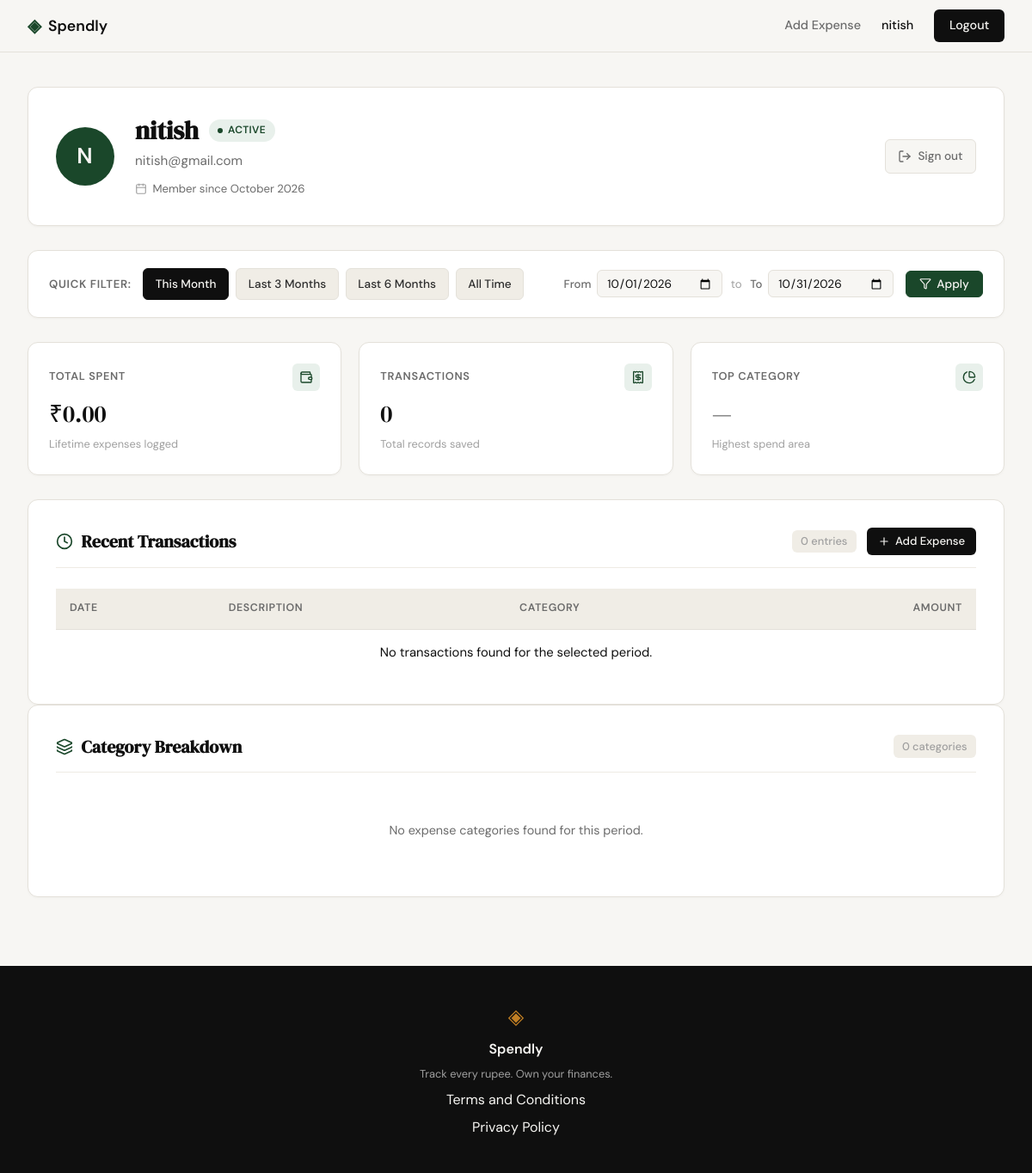
The app's page /profile?date_from=2026-10-01&date_to=2026-10-31 (signed in), older data.
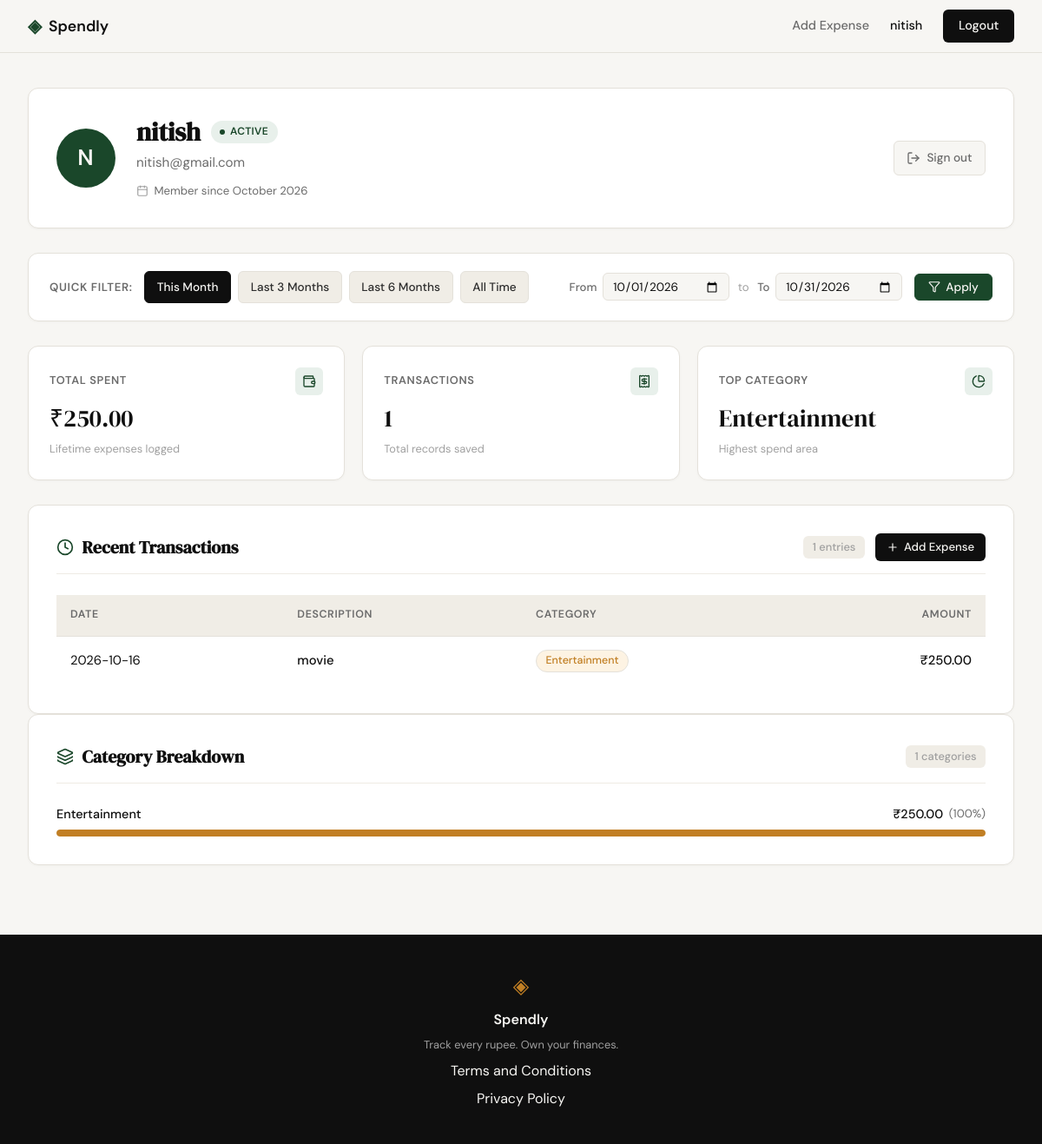
The same page, newer data.
### tables this page shows
CREATE TABLE users (
            id            INTEGER PRIMARY KEY AUTOINCREMENT,
            name          TEXT    NOT NULL,
            email         TEXT    UNIQUE NOT NULL,
            password_hash TEXT    NOT NULL,
            created_at    TEXT    DEFAULT (datetime('now'))
        );

CREATE TABLE expenses (
            id          INTEGER PRIMARY KEY AUTOINCREMENT,
            user_id     INTEGER NOT NULL REFERENCES users(id),
            amount      REAL    NOT NULL,
            category    TEXT    NOT NULL,
            date        TEXT    NOT NULL,
            description TEXT,
            created_at  TEXT    DEFAULT (datetime('now'))
        );

### app.py (the view)
@app.route("/profile")
def profile():
    user_id = session.get("user_id")
    if not user_id:
        return redirect(url_for("login"))
    user = get_user_by_id(user_id)
    if user is None:
        session.clear()
        return redirect(url_for("login"))
    raw_from = request.args.get("date_from", "").strip()
    raw_to = request.args.get("date_to", "").strip()
    date_from = None
    date_to = None
    if raw_from and raw_to:
        try:
            d_from = datetime.strptime(raw_from, "%Y-%m-%d").date()
            d_to = datetime.strptime(raw_to, "%Y-%m-%d").date()
            if d_from > d_to:
                flash("Start date must be before end date.", "error")
            else:
                date_from = raw_from
                date_to = raw_to
        except ValueError:
            pass
    today = datetime.now().date()
    last_day_of_month = calendar.monthrange(today.year, today.month)[1]
    this_month_from = today.replace(day=1).strftime("%Y-%m-%d")
    this_month_to = today.replace(day=last_day_of_month).strftime("%Y-%m-%d")
    last_3m_from = (today - timedelta(days=90)).strftime("%Y-%m-%d")
    last_3m_to = today.strftime("%Y-%m-%d")
    last_6m_from = (today - timedelta(days=180)).strftime("%Y-%m-%d")
    last_6m_to = today.strftime("%Y-%m-%d")
    presets = {
        "this_month": {"date_from": this_month_from, "date_to": this_month_to},
        "last_3_months": {"date_from": last_3m_from, "date_to": last_3m_to},
        "last_6_months": {"date_from": last_6m_from, "date_to": last_6m_to},
    }
    if not date_from and not date_to:
        active_preset = "all_time"
    elif date_from == this_month_from and (date_to == this_month_to or date_to == today.strftime("%Y-%m-%d")):
        active_preset = "this_month"
    elif date_from == last_3m_from and date_to == last_3m_to:
        active_preset = "last_3_months"
    elif date_from == last_6m_from and date_to == last_6m_to:
        active_preset = "last_6_months"
    else:
        active_preset = "custom"
    stats = get_summary_stats(user_id, date_from=date_from, date_to=date_to)
    recent_transactions = get_recent_transactions(user_id, limit=10, date_from=date_from, date_to=date_to)
    category_breakdown = get_category_breakdown(user_id, date_from=date_from, date_to=date_to)
    return render_template(
        "profile.html",
        user=user,
        stats=stats,
        transactions=recent_transactions,
        categories=category_breakdown,
        date_from=date_from,
        date_to=date_to,
        active_preset=active_preset,
        presets=presets,
    )

### templates/profile.html (shortened to what this page needs)
{% extends "base.html" %}
{% block head %}
<link rel="stylesheet" href="{{ url_for('static', filename='css/profile.css') }}">
{% endblock %}
{% block content %}
<section class="profile-section">
    <div class="profile-container">
        <div class="profile-header-card">
            <div class="profile-avatar">{{ user.initials }}</div>
            <div class="profile-header-info">
                <div class="profile-title-row">
                    <h1 class="profile-name">{{ user.name }}</h1>
                    <span class="profile-status-pill">
                        <span class="status-dot"></span>
                        Active
                    </span>
                </div>
                <p class="profile-email">{{ user.email }}</p>
                <div class="profile-badge">
                    <i data-lucide="calendar" class="badge-icon"></i>
                    <span>Member since {{ user.member_since }}</span>
                </div>
            </div>
            <div class="profile-header-action">
                <a href="{{ url_for('logout') }}" class="btn-profile-logout" title="Sign out">
                    <i data-lucide="log-out" class="action-icon"></i>
                    <span>Sign out</span>
                </a>
            </div>
        </div>
        <div class="profile-filter-card">
            <div class="profile-filter-presets">
                <span class="filter-section-label">Quick filter:</span>
                <div class="preset-buttons">
                    <a href="{{ url_for('profile', date_from=presets.this_month.date_from, date_to=presets.this_month.date_to) }}"
                       class="btn-preset {% if active_preset == 'this_month' %}active{% endif %}">
                        This Month
                    </a>
                    <a href="{{ url_for('profile', date_from=presets.last_3_months.date_from, date_to=presets.last_3_months.date_to) }}"
                       class="btn-preset {% if active_preset == 'last_3_months' %}active{% endif %}">
                        Last 3 Months
                    </a>
                    <a href="{{ url_for('profile', date_from=presets.last_6_months.date_from, date_to=presets.last_6_months.date_to) }}"
                       class="btn-preset {% if active_preset == 'last_6_months' %}active{% endif %}">
                        Last 6 Months
                    </a>
                    <a href="{{ url_for('profile') }}"
                       class="btn-preset {% if active_preset == 'all_time' %}active{% endif %}">
                        All Time
                    </a>
                </div>
            </div>
            <form method="GET" action="{{ url_for('profile') }}" class="profile-filter-custom {% if active_preset == 'custom' %}active-custom{% endif %}">
                <div class="custom-range-inputs">
                    <div class="date-input-group">
                        <label for="date_from" class="date-label">From</label>
                        <input type="date" id="date_from" name="date_from"
                               value="{{ date_from or '' }}"
                               class="date-input" required>
                    </div>
                    <span class="date-separator">to</span>
                    <div class="date-input-group">
                        <label for="date_to" class="date-label">To</label>
                        <input type="date" id="date_to" name="date_to"
                               value="{{ date_to or '' }}"
                               class="date-input" required>
                    </div>
                </div>
                <button type="submit" class="btn-filter-apply">
                    <i data-lucide="filter" class="btn-icon"></i>
                    <span>Apply</span>
                </button>
            </form>
        </div>
        <div class="profile-stats-grid">
            <div class="profile-stat-card">
                <div class="profile-stat-header">
                    <span class="profile-stat-label">Total Spent</span>
                    <div class="profile-stat-icon-wrap">
                        <i data-lucide="wallet" class="stat-icon"></i>
                    </div>
                </div>
                <span class="profile-stat-value">₹{{ "{:,.2f}".format(stats.total_spent) }}</span>
                <span class="profile-stat-hint">Lifetime expenses logged</span>
            </div>
            <div class="profile-stat-card">
                <div class="profile-stat-header">
                    <span class="profile-stat-label">Transactions</span>
                    <div class="profile-stat-icon-wrap">
                        <i data-lucide="receipt" class="stat-icon"></i>
                    </div>
                </div>
                <span class="profile-stat-value">{{ stats.transaction_count }}</span>
                <span class="profile-stat-hint">Total records saved</span>
            </div>
            <div class="profile-stat-card">
                <div class="profile-stat-header">
                    <span class="profile-stat-label">Top Category</span>
                    <div class="profile-stat-icon-wrap">
                        <i data-lucide="pie-chart" class="stat-icon"></i>
                    </div>
                </div>
                <span class="profile-stat-value">{{ stats.top_category }}</span>
                <span class="profile-stat-hint">Highest spend area</span>
            </div>
        </div>
        <div class="profile-main-grid">
            <div class="profile-card profile-card-transactions">
                <div class="profile-card-header">
                    <div class="card-header-left">
                        <i data-lucide="clock" class="card-header-icon"></i>
                        <h2 class="profile-card-title">Recent Transactions</h2>
                    </div>
                    <div class="card-header-actions">
                        <span class="profile-badge-count">{{ transactions|length }} entries</span>
                        <a href="{{ url_for('add_expense') }}" class="btn-profile-add">
                            <i data-lucide="plus" class="btn-icon"></i>
                            <span>Add Expense</span>
                        </a>
                    </div>
                </div>
                <div class="table-responsive">
                    <table class="profile-table">
                        <thead>
                            <tr>
                                <th>Date</th>
                                <th>Description</th>
                                <th>Category</th>
                                <th class="text-right">Amount</th>
                            </tr>
                        </thead>
                        <tbody>
                            {% for tx in transactions %}
                            <tr>
                                <td class="tabular text-muted">{{ tx.date }}</td>
                                <td class="font-medium">{{ tx.description }}</td>
                                <td>
                                    <span class="category-badge badge-{{ tx.category|lower }}">
                                        {{ tx.category }}
                                    </span>
                                </td>
                                <td class="tabular font-medium text-right">₹{{ "{:,.2f}".format(tx.amount) }}</td>
                            </tr>
                            {% else %}
                            <tr>
                                <td colspan="4" class="text-center text-muted empty-state-cell">No transactions found for the selected period.</td>
                            </tr>
                            {% endfor %}
                        </tbody>
                    </table>
                </div>
            </div>
            <div class="profile-card profile-card-breakdown">
                <div class="profile-card-header">
                    <div class="card-header-left">
                        <i data-lucide="layers" class="card-header-icon"></i>
                        <h2 class="profile-card-title">Category Breakdown</h2>
                    </div>
                    <span class="profile-badge-count">{{ categories|length }} categories</span>
                </div>
                <div class="category-breakdown-list">
                    {% for cat in categories %}
                    <div class="breakdown-item">
                        <div class="breakdown-info">
                            <span class="breakdown-name font-medium">{{ cat.category }}</span>
                            <div class="breakdown-figures">
                                <span class="breakdown-amount tabular">₹{{ "{:,.2f}".format(cat.amount) }}</span>
                                <span class="breakdown-percentage tabular">({{ cat.percentage }}%)</span>
                            </div>
                        </div>
                        <div class="breakdown-bar-track">
                            <div class="breakdown-bar-fill bar-fill-{{ cat.category|lower }} {{ cat.css_class }}"></div>
                        </div>
                    </div>
                    {% else %}
                    <div class="empty-state-block text-muted">
                        <span>No expense categories found for this period.</span>
                    </div>
                    {% endfor %}
                </div>
            </div>
        </div>
    </div>
</section>
{% endblock %}

### templates/base.html (shortened to what this page needs)
<!DOCTYPE html>
<html lang="en">
<head>
    <link rel="stylesheet" href="{{ url_for('static', filename='css/style.css') }}">
    {% block head %}{% endblock %}
</head>
<body>
    <nav class="navbar">
        <div class="nav-inner">
            <a href="{{ url_for('landing') }}" class="nav-brand">
                <span class="brand-icon">◈</span>
                <span class="brand-name">Spendly</span>
            </a>
            <div class="nav-links">
                {% if session.get('user_id') %}
                <a href="{{ url_for('add_expense') }}" class="nav-link">Add Expense</a>
                <a href="{{ url_for('profile') }}" class="nav-user">{{ session.get('user_name', 'Profile') }}</a>
                <a href="{{ url_for('logout') }}" class="nav-cta">Logout</a>
                {% else %}
                <a href="{{ url_for('login') }}">Sign in</a>
                <a href="{{ url_for('register') }}" class="nav-cta">Get started</a>
                {% endif %}
            </div>
        </div>
    </nav>
    <main class="main-content">
        {% block content %}{% endblock %}
    </main>
    <footer class="footer">
        <div class="footer-inner">
            <span class="brand-icon">◈</span>
            <span class="footer-name">Spendly</span>
            <p class="footer-copy">Track every rupee. Own your finances.</p>
            <a href="/terms">Terms and Conditions</a>
            <a href="/privacy">Privacy Policy</a>
        </div>
    </footer>
</body>
</html>

Row changes from the older to the newer data that the page shows:
added expenses: top_category "Entertainment", date "2026-10-16", description "movie", category "Entertainment", amount "250.00", percentage "100"
Text that changed along with them:
{{ "{:,.2f}".format(stats.total_spent) }}: "0.00" → "250.00"
{{ stats.transaction_count }}: "0" → "1"
{{ transactions|length }}: "0" → "1"
{{ categories|length }}: "0" → "1"
{{ stats.top_category }}: "—" → (not shown)
text no longer shown: "No transactions found for the selected period. No expense categories found for this period."
